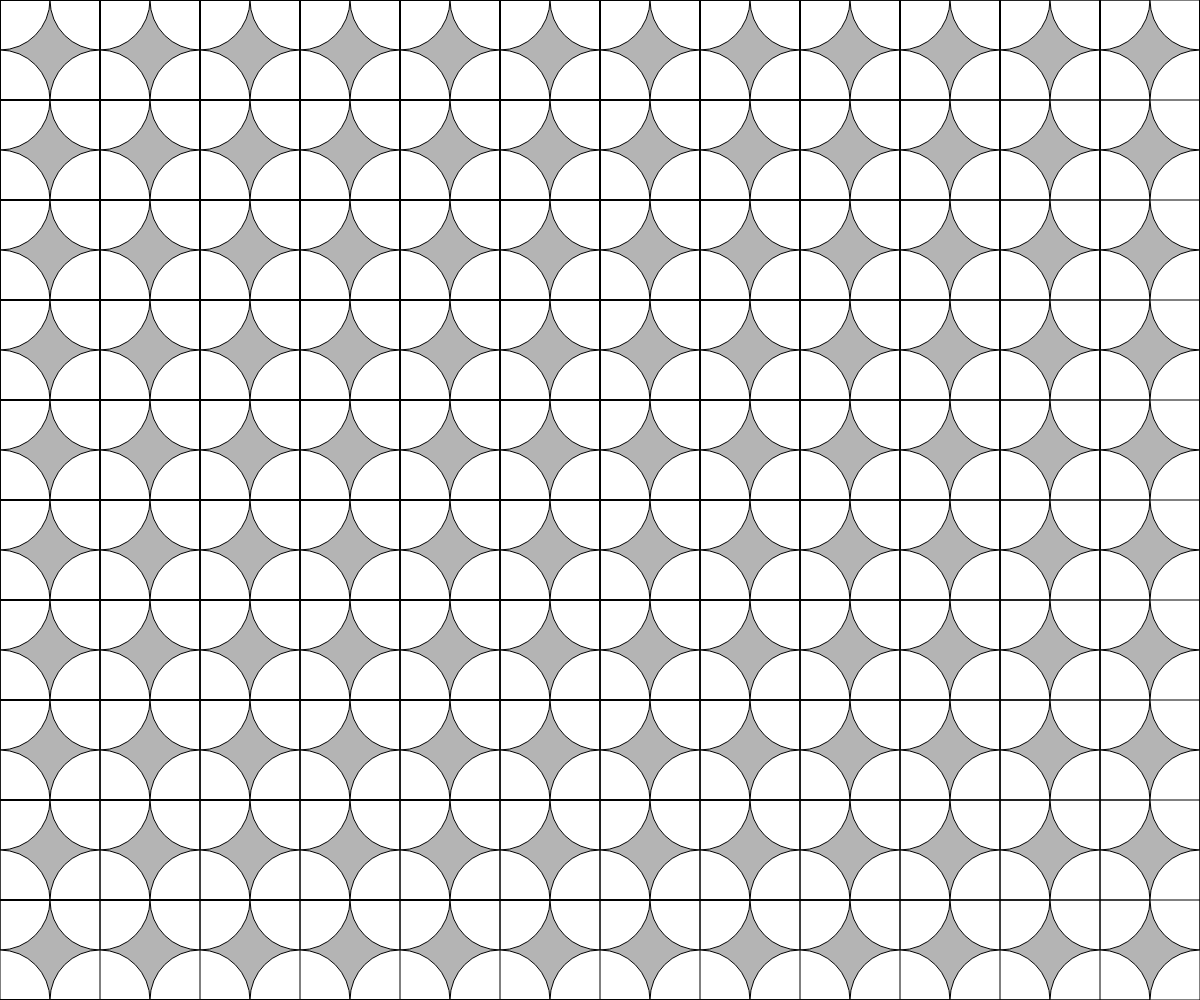
Frame 1 (no input)
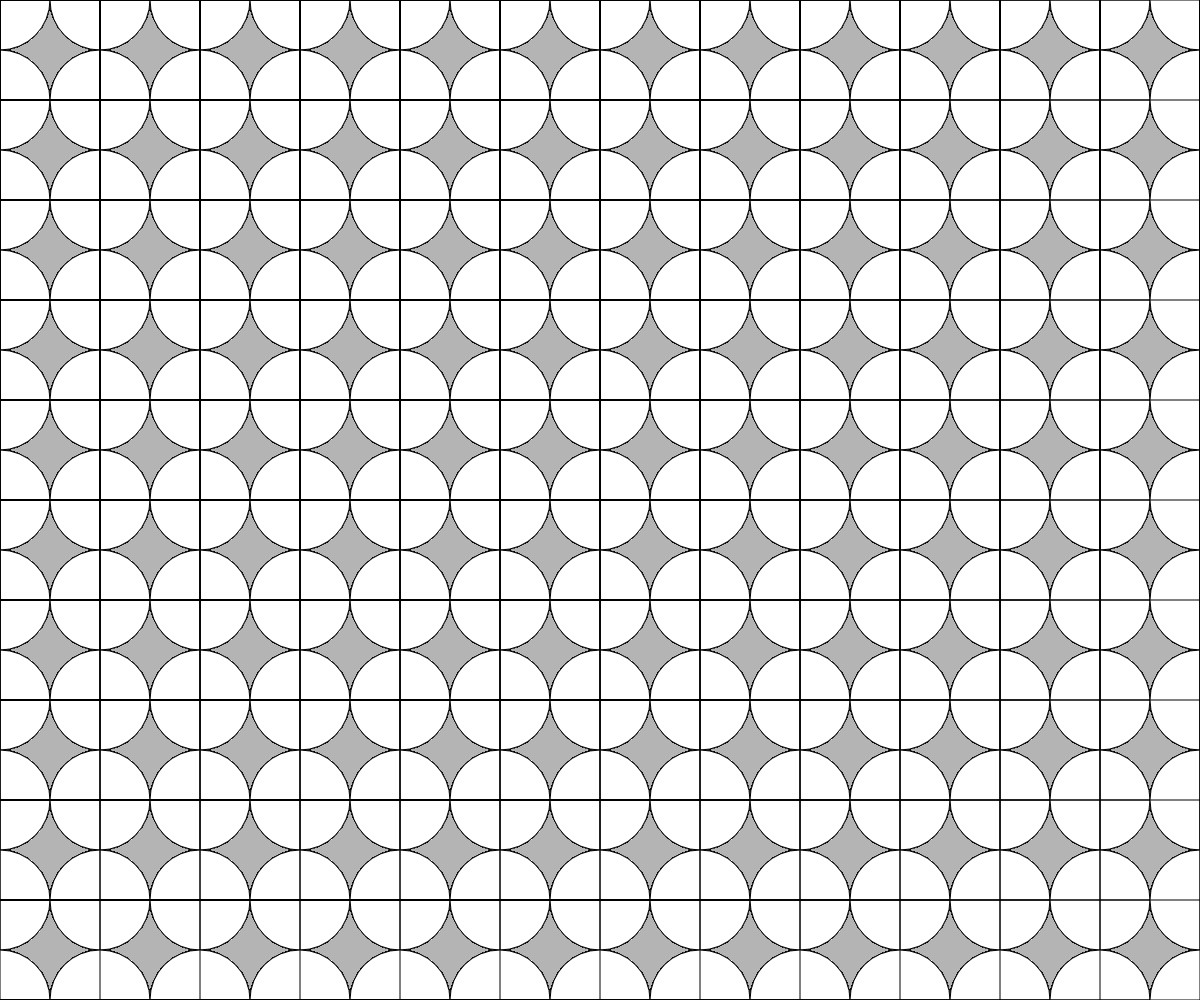
Frame 60 (no input)
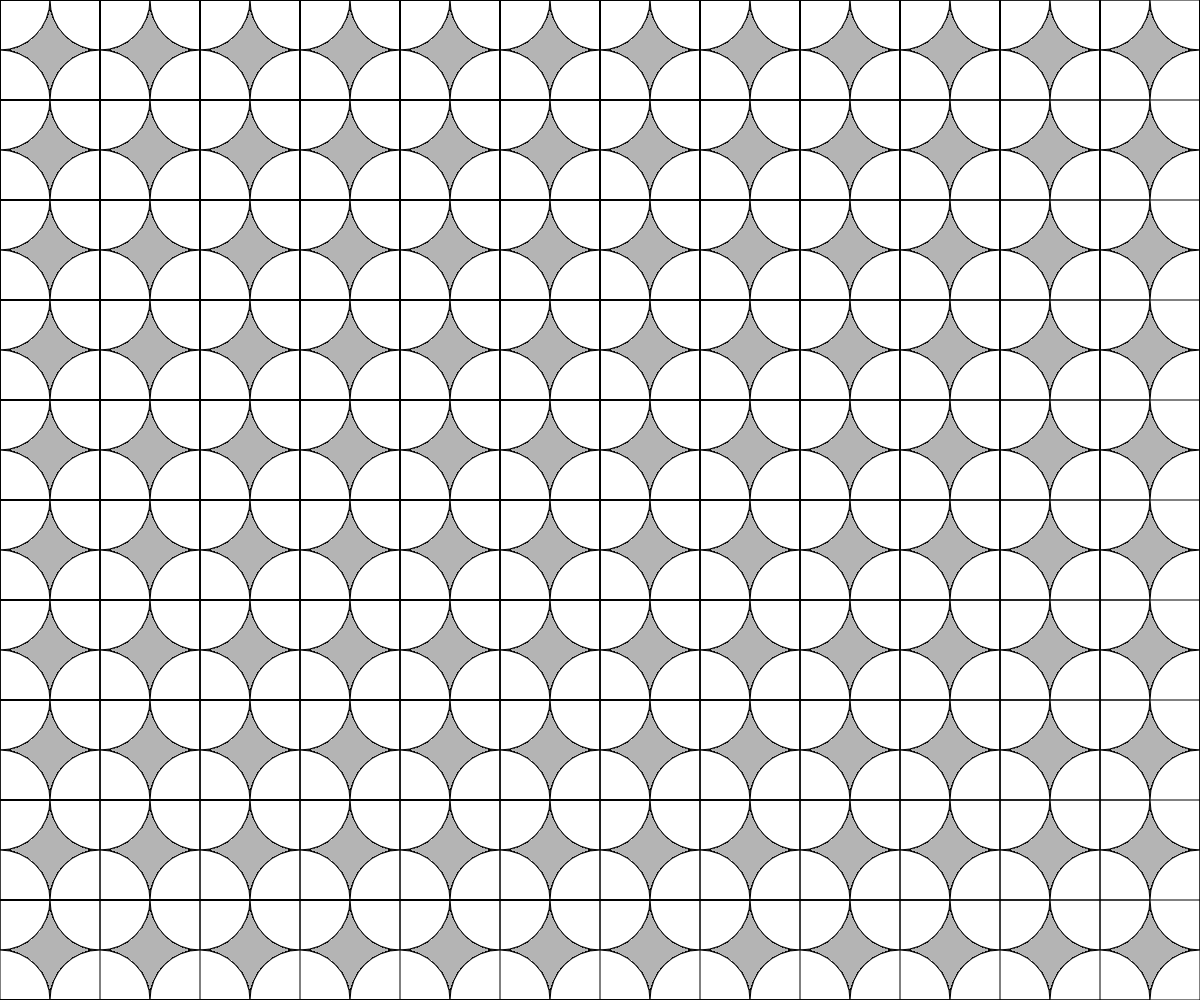
Frame 120 (the mouse pressed at the canvas centre since frame 60)

The p5.js sketch that drew these frames (run headless with seeded random() and noise() and a simulated clock; from frame 60 on, the mouse is pressed at the canvas centre):

// p5.js sketch
// ── sketch.js
let slotSize = 100;

function setup() {
  createCanvas(windowWidth, windowHeight);
  background(180);
}


function draw() {
  for (let i = 0; i <= width; i += slotSize) {
    for (let j = 0; j <= height; j+= slotSize) {ellipse(i,j, slotSize,slotSize)
        line(i,0,i,height);
        line(0,j,width,j);

    }
  }
}

function windowResized() {
  resizeCanvas(windowWidth, windowHeight) ;
  background(180);
}
